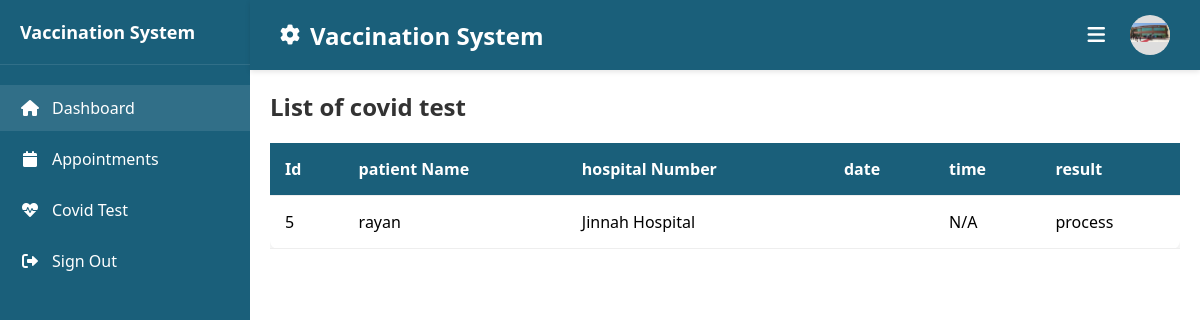
The app's page /hospital/covid-test.php (signed in) with its own data.
### tables this page shows
CREATE TABLE `tbl_hospital` (
  `id` int(11) NOT NULL,
  `name` varchar(50) NOT NULL,
  `contact` int(15) NOT NULL,
  `cid` int(11) NOT NULL,
  `email` varchar(50) NOT NULL,
  `password` varchar(80) NOT NULL,
  `image` varchar(100) NOT NULL,
  `address` varchar(300) NOT NULL,
  `status` varchar(50) NOT NULL DEFAULT 'deactivate'
);

CREATE TABLE `tbl_test` (
  `id` int(11) NOT NULL,
  `p_id` int(11) NOT NULL,
  `h_id` int(11) NOT NULL,
  `date` varchar(20) NOT NULL,
  `result` varchar(50) NOT NULL DEFAULT 'process'
);

CREATE TABLE `tbl_patient` (
  `id` int(11) NOT NULL,
  `name` varchar(50) NOT NULL,
  `contact` int(15) NOT NULL,
  `email` varchar(50) NOT NULL,
  `password` varchar(80) NOT NULL,
  `cid` int(11) NOT NULL,
  `address` varchar(300) NOT NULL,
  `gender` varchar(15) NOT NULL,
  `image` varchar(100) NOT NULL,
  `status` varchar(50) NOT NULL DEFAULT 'activate'
);

### hospital/covid-test.php (the view, shortened to what this page needs)
<?php
include 'config.php';
$query1 = "SELECT * FROM tbl_hospital WHERE id=" . $_SESSION['hospital_session'];
$result = mysqli_query($connection, $query1);
$row1 = mysqli_fetch_assoc($result);
?>
<!DOCTYPE html>
<html lang="en">
<head>
    <link rel="stylesheet" href="https://cdnjs.cloudflare.com/ajax/libs/font-awesome/6.0.0/css/all.min.css">
    <link rel="stylesheet" href="asset/hospital-style.css">
</head>
<body>
    <div class="container">
        <div class="sidebar">
            <div class="sidebar-header">
                <h2>Vaccination System</h2>
            </div>
            <ul class="nav-menu">
                <li class="nav-item">
                    <a href="index.php" class="nav-link active">
                        <i class="fas fa-home"></i>
                        Dashboard
                    </a>
                </li>
                <li class="nav-item">
                    <a href="appointment.php" class="nav-link">
                        <i class="fas fa-calendar"></i>
                        Appointments
                    </a>
                </li>
                <li class="nav-item">
                    <a href="covid-test.php" class="nav-link">
                        <i class="fas fa-heartbeat"></i>
                        Covid Test
                    </a>
                </li>
                <li class="nav-item">
                    <a href="logout.php" class="nav-link">
                        <i class="fas fa-sign-out-alt"></i>
                        Sign Out
                    </a>
                </li>
            </ul>
        </div>
        <div class="main-content">
            <div class="header">
                <div class="header-left">
                    <i class="fas fa-cog"></i>
                    <h1>Vaccination System</h1>
                </div>
                <div class="header-right">
                    <button class="menu-toggle">
                        <i class="fas fa-bars"></i>
                    </button>
                    <div class="profile-pic">
                        <a href="profile.php"><img src="<?php echo $row1['image']; ?>" alt="Admin Profile"></a>
                    </div>
                </div>
            </div>
            <div class="content-area">
                <div class="content-header">
                    <h2>List of covid test</h2>
                </div>
                <div class="table-responsive">
                    <table class="hospital-table">
                        <thead>
                            <tr>
                                <th>Id</th>
                                <th>patient Name</th>
                                <th>hospital Number</th>
                                <th>date</th>
                                <th>time</th>
                                <th>result</th>
                            </tr>
                        </thead>
                        <tbody>
                            <?php
                            $query = "SELECT tbl_patient.name as 'pname',tbl_hospital.name as 'hname',tbl_test.* FROM tbl_test inner join tbl_patient on tbl_test.p_id=tbl_patient.id inner join tbl_hospital on tbl_test.h_id=tbl_hospital.id";
                            $result = mysqli_query($connection, $query);
                            foreach ($result as $row)
                            {
                               echo
                                 "<tr>
                                   <td>$row[id]</td>
                                   <td>$row[pname]</td>
                                   <td>$row[hname]</td>
                                   <td>$row[date]</td>";
                                   if (isset($row['time'])) {
                                   echo "<td>$row[time]</td>";
                                     } else {
                                   echo "<td>N/A</td>";
                                     }
                                     echo "<td>$row[result]</td>
                                    </tr>";
                            }
                            ?>
                        </tbody>
                    </table>
                </div>
            </div>
        </div>
    </div>
</body>
</html>

### hospital/asset/hospital-style.css (style rules this page uses)
.table-responsive { overflow-x: auto; margin-bottom: 20px; }
table { width: 100%; border-collapse: collapse; background-color: white; box-shadow: 0 2px 10px rgba(0,0,0,0.1); border-radius: 8px; }
thead { background-color: #1a5f7a; color: white; }
th, td { padding: 15px; text-align: left; border-bottom: 1px solid #eee; }
.content-area { padding: 20px; }
.content-header { display: flex; justify-content: space-between; align-items: center; margin-bottom: 20px; }
.content-area h2 { margin-bottom: 0; color: #333; font-size: 24px; }
* { margin: 0; padding: 0; box-sizing: border-box; }
body { font-family: 'Segoe UI', Tahoma, Geneva, Verdana, sans-serif; background-color: #f5f5f5; }
.container { display: flex; min-height: 100vh; }
.sidebar { width: 250px; background-color: #1a5f7a; color: white; padding: 20px 0; box-shadow: 2px 0 5px rgba(0,0,0,0.1); }
.sidebar-header { padding: 0 20px 20px; border-bottom: 1px solid rgba(255,255,255,0.1); margin-bottom: 20px; }
.sidebar-header h2 { font-size: 18px; font-weight: 600; }
.nav-menu { list-style: none; }
.nav-item { margin-bottom: 5px; }
.nav-link { display: flex; align-items: center; padding: 12px 20px; color: white; text-decoration: none; transition: background-color 0.3s; }
.nav-link:hover, .nav-link.active { background-color: rgba(255,255,255,0.1); }
.nav-link i { margin-right: 12px; width: 20px; text-align: center; }
.main-content { flex: 1; background-color: white; }
.header { background-color: #1a5f7a; color: white; padding: 15px 30px; display: flex; justify-content: space-between; align-items: center; box-shadow: 0 2px 5px rgba(0,0,0,0.1); }
.header-left { display: flex; align-items: center; }
.header-left i { margin-right: 10px; font-size: 20px; }
.header-left h1 { font-size: 24px; font-weight: 600; }
.header-right { display: flex; align-items: center; gap: 20px; }
.menu-toggle { background: none; border: none; color: white; font-size: 20px; cursor: pointer; padding: 5px; }
.profile-pic { width: 40px; height: 40px; border-radius: 50%; background-color: #ddd; display: flex; align-items: center; justify-content: center; overflow: hidden; }
.profile-pic img { width: 100%; height: 100%; object-fit: cover; }

### records on screen
tbl_hospital: image (picture)
tbl_test: id "5", tbl_patient.name "rayan", tbl_hospital.name "Jinnah Hospital", result "process"
